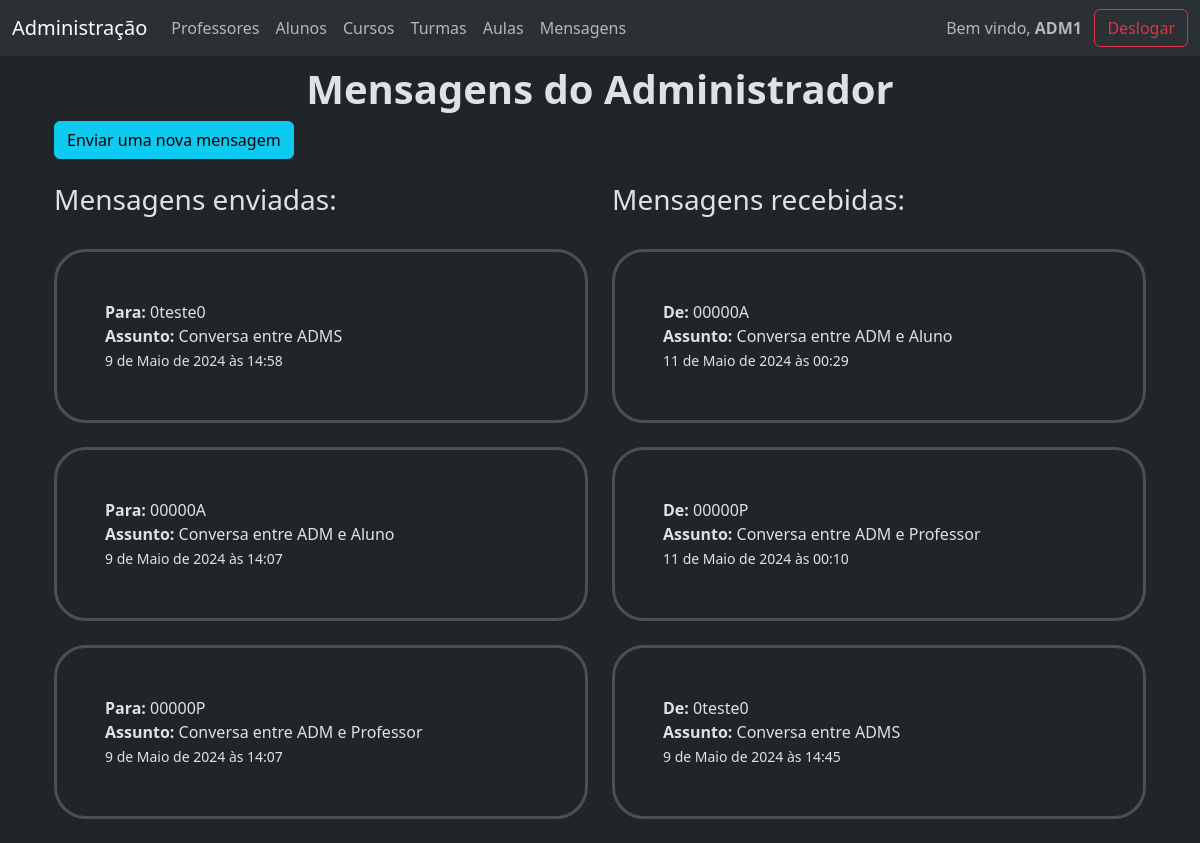
The app's page /gerenciamento/mensagens/ (signed in) with its own data.
### gerenciamento/models.py (models this page shows, shortened)
class Mensagem(models.Model):
    id = models.AutoField(primary_key=True)
    remetente = models.ForeignKey(User,on_delete=models.CASCADE, related_name='mensagens_enviadas')
    destinatario = models.ForeignKey(User,on_delete=models.CASCADE, related_name='mensagens_recebidas')
    assunto = models.CharField(max_length=55)
    conteudo = models.TextField()
    data_hora = models.DateTimeField(auto_now_add=True)
    class Meta:
        verbose_name_plural = 'Mensagens'

### gerenciamento/views.py (the view)
# urls.py: path('gerenciamento/mensagens/', views.mensagens, name='msgs'),
@user_passes_test(escola)
def mensagens(request):
    mensagens_enviadas = Mensagem.objects.filter(remetente=request.user).order_by("-data_hora")
    mensagens_recebidas = Mensagem.objects.filter(destinatario=request.user).order_by("-data_hora")
    context = {"m_e":mensagens_enviadas, "m_r":mensagens_recebidas}
    return render(request, 'gerenciamento/mensagem/mensagens.html', context)

### gerenciamento/views.py (called while the page is built)
def escola(user):
    return user.groups.filter(name='Escola').exists()

### templates/gerenciamento/mensagem/mensagens.html
{% extends "gerenciamento/base.html" %}
{% block corpo %}
<div class='col-12 mx-auto'>
    <div>
        <h1 class='text-center'><strong>Mensagens do Administrador</strong></h1>
        <div>
            <a class='btn btn-info' href="{% url "env_msg" %}">Enviar uma nova mensagem</a>
        </div>
    </div>
    <br>
    <div class='row'>
        <div class='col'>
            <h3>Mensagens enviadas:</h3>
            <br>
            {% for mensagem in m_e %}
                <div><a class='list-group-item p-5 border border-3 rounded-5' href="{% url "msg" mensagem.id %}">
                    <strong>Para:</strong> {{mensagem.destinatario}} <br>
                    <strong>Assunto:</strong> {{mensagem.assunto}} <br>
                    <small>{{mensagem.data_hora}}</small>
                </a></div><br>
            {% empty %}
                <div class='list-group-item p-5 border border-3 rounded-5'>
                    <p>Nenhuma mensagem enviada.</p>
                </div>
            {% endfor %}
        </div>
        <div class='col'>
            <h3>Mensagens recebidas:</h3>
            <br>
            {% for mensagem in m_r %}
                <div><a class='list-group-item p-5 border border-3 rounded-5' href="{% url "msg" mensagem.id %}">
                    <strong>De:</strong> {{mensagem.remetente}} <br>
                    <strong>Assunto:</strong> {{mensagem.assunto}} <br>
                    <small>{{mensagem.data_hora}}</small>
                </a></div><br>
            {% empty %}
                <div class='list-group-item p-5 border border-3 rounded-5'>
                    <p>Nenhuma mensagem recebida.</p>
                </div>
            {% endfor %}
        </div>
    <br>
</div>
{% endblock corpo %}

### templates/gerenciamento/base.html (shortened to what this page needs)
{% extends "base.html" %}
{% block base %}
<div>
    <nav class="navbar fixed-top navbar-expand-lg bg-body-tertiary" >
        <div class="container-fluid">
            <a class="navbar-brand" href="{% url "indexescola" %}">Administração</a>
            <div class="collapse navbar-collapse" id="navbarNavDropdown">
                <ul class="navbar-nav me-auto">
                    <li class="nav-item">
                        <a class="nav-link" href="{% url "lis_pros" %}">Professores</a>
                    </li>
                    <li class="nav-item">
                        <a class="nav-link" href="{% url "lis_alus" %}">Alunos</a>
                    </li>
                    <li class="nav-item">
                        <a class="nav-link" href="{% url "lis_curs" %}">Cursos</a>
                    </li>
                    <li class="nav-item">
                        <a class="nav-link" href="{% url "lis_turs" %}">Turmas</a>
                    </li>
                    <li class="nav-item">
                        <a class="nav-link" href="{% url "lis_auls" %}">Aulas</a>
                    </li>
                    <li class="nav-item">
                        <a class="nav-link" href="{% url "msgs" %}">Mensagens</a>
                    </li>
                </ul>
                <span class='navbar-text'>Bem vindo, <strong>{{user.first_name}}</strong></span>
                <a class='btn btn-outline-danger' href="{% url "desl" %}">Deslogar</a>
            </div>
        </div>
    </nav>
</div>
<div class='container'>
    {% block corpo %}{% endblock corpo %}
</div>
{% endblock base %}

### templates/base.html (shortened to what this page needs)
{% load static %}
<!DOCTYPE html>
<html lang="pt-br" data-bs-theme="dark">
<head>
    <link href="https://cdn.jsdelivr.net/npm/bootstrap@5.3.3/dist/css/bootstrap.min.css" rel="stylesheet">
    <link rel="stylesheet" href="{% static 'css/estilo.css' %}">
</head>
<body style='padding-top: 65px;'>
<div class='container corpo'>
    {% block base %}{% endblock base %}
</div>
</body>
</html>

### records on screen
Mensagem: destinatario "0teste0", assunto "Conversa entre ADMS", data_hora "9 de Maio de 2024 às 14:58"
Mensagem: destinatario "00000A", assunto "Conversa entre ADM e Aluno", data_hora "9 de Maio de 2024 às 14:07"
Mensagem: destinatario "00000P", assunto "Conversa entre ADM e Professor", data_hora "9 de Maio de 2024 às 14:07"
Mensagem: remetente "00000A", assunto "Conversa entre ADM e Aluno", data_hora "11 de Maio de 2024 às 00:29"
Mensagem: remetente "00000P", assunto "Conversa entre ADM e Professor", data_hora "11 de Maio de 2024 às 00:10"
Mensagem: remetente "0teste0", assunto "Conversa entre ADMS", data_hora "9 de Maio de 2024 às 14:45"

### other values on screen
{{ user.first_name }} "ADM1"
